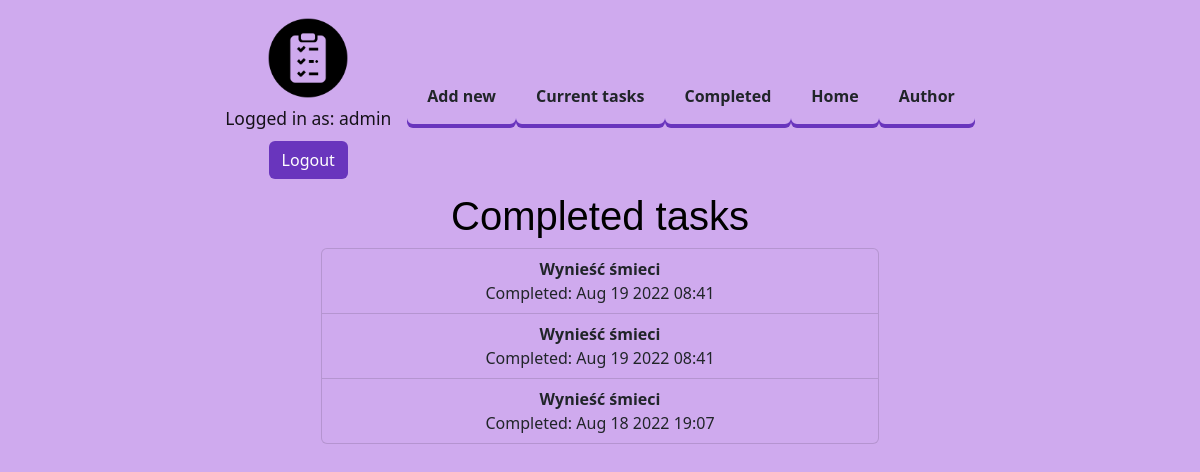
The app's page /completed/ (signed in) with its own data.
### todo/models.py (models this page shows, shortened)
class Task(models.Model):
    name = models.CharField(max_length=100)
    description = models.TextField(blank=True)
    created_date = models.DateTimeField(default=now, editable=False)
    deadline = models.DateTimeField(null=True, blank=True)
    important = models.BooleanField(default=False)
    done = models.BooleanField(default=False)
    completed_date = models.DateTimeField(null=True, blank=True)
    user = models.ForeignKey(User, on_delete=models.CASCADE)

### todo/views.py (the view)
# urls.py: path('completed/', views.completed_tasks, name='completed_tasks'),
@login_required
def completed_tasks(request):
    tasks = Task.objects.filter(user=request.user, completed_date__isnull=False).order_by('-completed_date')
    return render(request, 'todo/completed_tasks.html', {'tasks': tasks})

### todo/templates/todo/completed_tasks.html (shortened to what this page needs)
{% extends "todo/base.html" %}
{% block content %}
<div class="container text-center">
<div class="w-50">
<h1>Completed tasks</h1>
<div class="list-group">
    {% for task in tasks %}
        <a id="bootstrap-override-link" class="list-group-item" href="{% url 'view_task' task.id %}">
            {% if task.important %}<b>{% endif %}
            {{ task.name }}
            {% if task.important %}</b>{% endif %}
            <BR>Completed: {{ task.completed_date|date:'M j Y H:i' }}
        </a>
    {% endfor %}
</div>
</div>
{% endblock %}

### todo/templates/todo/base.html (shortened to what this page needs)
{% load static %}
<!DOCTYPE html>
<html lang="en">
<head>
    <link href="https://cdn.jsdelivr.net/npm/bootstrap@5.2.0/dist/css/bootstrap.min.css"
          rel="stylesheet"
>
    <link rel="stylesheet" href="{% static 'todo/style.css' %}">
</head>
<body>
<nav class="navbar navbar-expand-md">
    <div class="container-md">
        <div class="collapse navbar-collapse justify-content-center" id="navbarNav">
            {% if user.is_authenticated %}
            <div class="navbar-brand">
                <img src="{% static 'todo/check-list.png' %}" clawidth="90" height="90" class="rounded mx-auto d-block">
                <span class="small text-center">Logged in as: {{ user.username }}
            <form action="{% url 'logout_user' %}" , method="POST">
                <button type="submit" class="btn mt-2">Logout</button>
            </form></span>
            </div>
            <ul class="nav nav-pills">
                <li class="nav-item">
                    <a class="nav-link" href="{% url 'create_task' %}">Add new</a>
                </li>
                <li class="nav-item">
                    <a class="nav-link" href="{% url 'current_todos' %}">Current tasks</a>
                </li>
                <li class="nav-item">
                    <a class="nav-link" href="{% url 'completed_tasks' %}">Completed</a>
                </li>
                <li class="nav-item">
                    <a class="nav-link" href="{% url 'home' %}">Home</a>
                </li>
                <li class="nav-item">
                    <a class="nav-link" href="https://github.com/kattat13">Author</a>
                </li>
            </ul>
            {% endif %}
        </div>
    </div>
</nav>
    {% block content %}
    {% endblock %}
</body>
</html>

### todo/static/todo/style.css (style rules this page uses)
body { background-color: #cfaaee; }
h1 { font-family: Helvetica; color: #000000; }
.btn { --bs-btn-bg: #6935bd; --bs-btn-color: #ffffff; --bs-btn-hover-color: #ffffff; --bs-btn-hover-bg: #9055ed; --bs-btn-hover-border-color: #6935bd; --bs-btn-bg: #6935bd; --bs-btn-color: #ffffff; }
.container { display: flex; justify-content: space-around; }
.nav-pills a { color: #9055ed; font-weight: bold; padding: 20px; text-decoration: none; border-bottom: 2px solid #9055ed; box-shadow: inset 0 -4px 0 #6935bd; color: inherit; transition: background 0.1s cubic-bezier(.33,.66,.66,1); }
#bootstrap-override-link { background-color: #cfaaee; text-decoration:none; }

### records on screen
Task: name "Wynieść śmieci", completed_date "Aug 19 2022 08:41"
Task: name "Wynieść śmieci", completed_date "Aug 19 2022 08:41"
Task: name "Wynieść śmieci", completed_date "Aug 18 2022 19:07"

### other values on screen
{{ user.username }} "admin"
